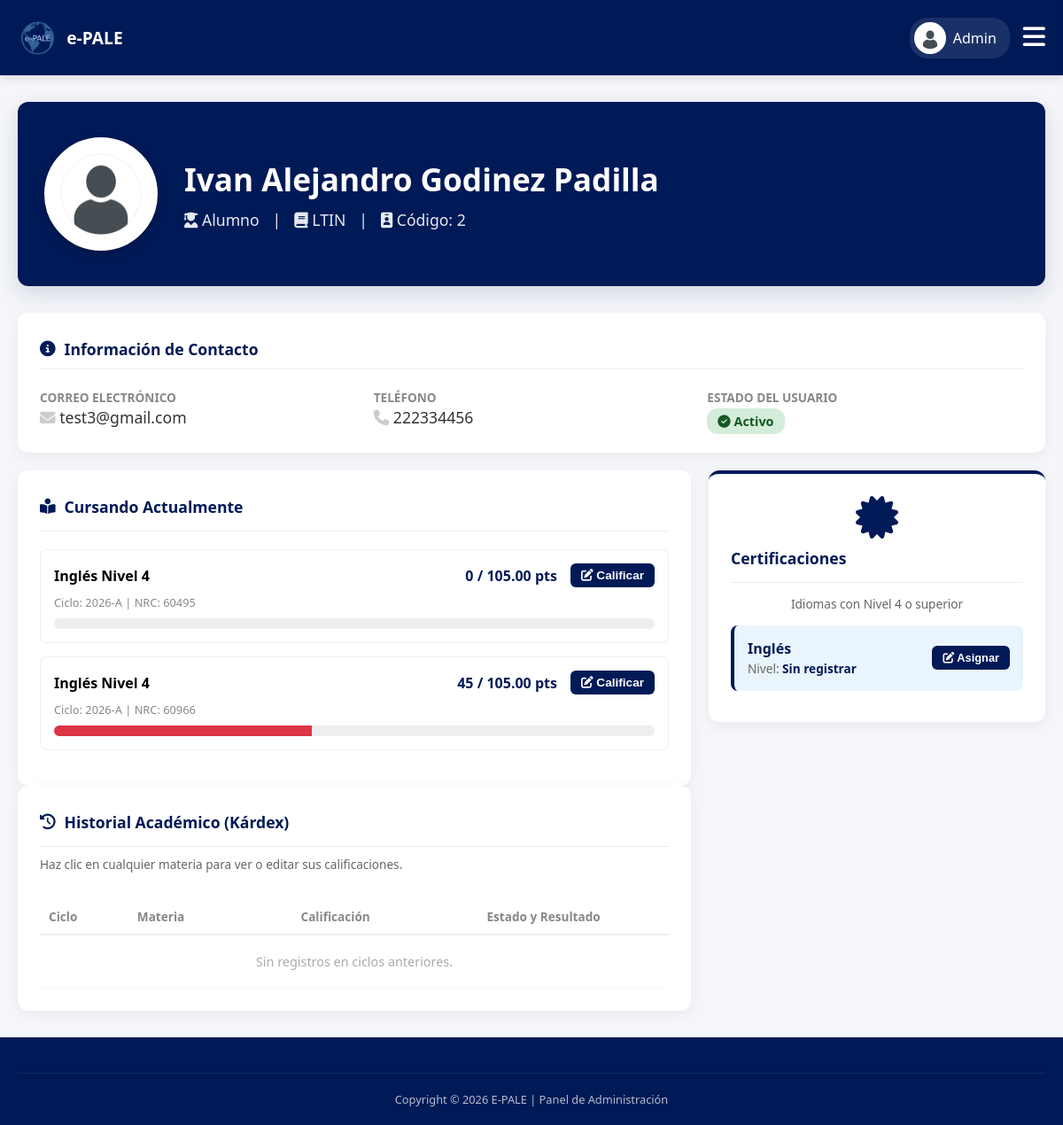
Page /admin/ver_expediente.php?id=7 (signed in) on the committed database.
### tables this page shows
CREATE TABLE IF NOT EXISTS `usuarios` (
  `usuario_id` int NOT NULL AUTO_INCREMENT,
  `codigo` varchar(20) DEFAULT NULL,
  `nombre` varchar(50) NOT NULL,
  `apellido_paterno` varchar(50) NOT NULL,
  `apellido_materno` varchar(50) DEFAULT NULL,
  `correo` varchar(100) NOT NULL,
  `password` varchar(255) DEFAULT NULL,
  `telefono` varchar(20) DEFAULT NULL,
  `rol` enum('ADMIN','PROFESOR','ALUMNO') NOT NULL,
  `estatus` enum('ACTIVO','INACTIVO') DEFAULT 'ACTIVO',
  `foto_perfil` varchar(255) DEFAULT NULL,
  `google_id` varchar(255) DEFAULT NULL,
  `fecha_creacion` timestamp NULL DEFAULT CURRENT_TIMESTAMP,
  PRIMARY KEY (`usuario_id`),
  UNIQUE KEY `correo` (`correo`),
  UNIQUE KEY `codigo` (`codigo`)
);

CREATE TABLE IF NOT EXISTS `alumnos` (
  `alumno_id` int NOT NULL AUTO_INCREMENT,
  `usuario_id` int NOT NULL,
  `carrera` varchar(50) DEFAULT NULL,
  PRIMARY KEY (`alumno_id`),
  KEY `usuario_id` (`usuario_id`)
);

CREATE TABLE IF NOT EXISTS `inscripciones` (
  `inscripcion_id` int NOT NULL AUTO_INCREMENT,
  `alumno_id` int NOT NULL,
  `nrc` int NOT NULL,
  `estatus` enum('INSCRITO','SOLICITUD_BAJA','BAJA','SOLICITUD_ALTA') DEFAULT 'INSCRITO',
  `calificacion_final` decimal(5,2) DEFAULT '0.00',
  PRIMARY KEY (`inscripcion_id`),
  KEY `alumno_id` (`alumno_id`),
  KEY `nrc` (`nrc`)
);

CREATE TABLE IF NOT EXISTS `materias` (
  `materia_id` int NOT NULL AUTO_INCREMENT,
  `clave` varchar(10) NOT NULL,
  `nombre` varchar(50) NOT NULL,
  `nivel` int NOT NULL,
  PRIMARY KEY (`materia_id`),
  UNIQUE KEY `clave` (`clave`)
);

CREATE TABLE IF NOT EXISTS `ciclos` (
  `ciclo_id` int NOT NULL AUTO_INCREMENT,
  `nombre` varchar(10) NOT NULL,
  `activo` tinyint(1) DEFAULT '1',
  PRIMARY KEY (`ciclo_id`)
);

CREATE TABLE IF NOT EXISTS `grupos` (
  `nrc` int NOT NULL,
  `materia_id` int NOT NULL,
  `profesor_id` int NOT NULL,
  `ciclo_id` int NOT NULL,
  `cupo` int DEFAULT '30',
  `edicion_total` tinyint(1) DEFAULT '0',
  `clave_grupo` varchar(50) DEFAULT NULL,
  `estado` varchar(20) DEFAULT 'ACTIVO',
  PRIMARY KEY (`nrc`),
  KEY `materia_id` (`materia_id`),
  KEY `profesor_id` (`profesor_id`),
  KEY `ciclo_id` (`ciclo_id`)
);

### admin/ver_expediente.php (the view, shortened to what the rows shown need)
<?php
require '../db.php';
$usuario_id = $_GET['id'];
try {
    $pdo->exec("CREATE TABLE IF NOT EXISTS certificaciones (
        certificacion_id INT AUTO_INCREMENT PRIMARY KEY,
        alumno_id INT,
        idioma VARCHAR(50),
        nivel_obtenido VARCHAR(50),
        fecha_registro TIMESTAMP DEFAULT CURRENT_TIMESTAMP
    )");
} catch(Exception $e) {}
$sql_perfil = "SELECT u.*, a.carrera, a.alumno_id
               FROM usuarios u
               LEFT JOIN alumnos a ON u.usuario_id = a.usuario_id
               WHERE u.usuario_id = ?";
$stmt_perfil = $pdo->prepare($sql_perfil);
$stmt_perfil->execute([$usuario_id]);
$perfil = $stmt_perfil->fetch(PDO::FETCH_ASSOC);
$nombre_completo = trim($perfil['nombre'] . ' ' . $perfil['apellido_paterno'] . ' ' . $perfil['apellido_materno']);
$es_alumno = ($perfil['rol'] === 'ALUMNO');
if ($es_alumno) {
    $alumno_id = $perfil['alumno_id'];
    $sql_materias = "SELECT i.*, m.nombre as materia, m.nivel, m.materia_id, c.nombre as ciclo, c.activo, g.estado as grupo_estado, g.nrc
                     FROM inscripciones i
                     JOIN grupos g ON i.nrc = g.nrc
                     JOIN materias m ON g.materia_id = m.materia_id
                     JOIN ciclos c ON g.ciclo_id = c.ciclo_id
                     WHERE i.alumno_id = ?
                     ORDER BY c.nombre DESC, m.nivel DESC";
    $stmt_mat = $pdo->prepare($sql_materias);
    $stmt_mat->execute([$alumno_id]);
    $todas_materias = $stmt_mat->fetchAll(PDO::FETCH_ASSOC);
    $materias_actuales = [];
    $historial = [];
    foreach ($todas_materias as $mat) {
        $stmt_cal = $pdo->prepare("SELECT SUM(puntaje) FROM calificaciones WHERE inscripcion_id = ?");
        $stmt_cal->execute([$mat['inscripcion_id']]);
        $mat['calificacion_final'] = $stmt_cal->fetchColumn() ?: 0;
        if ($mat['activo'] == 1 && $mat['grupo_estado'] == 'ACTIVO' && $mat['estatus'] == 'INSCRITO') {
            $materias_actuales[] = $mat;
        } else {
            $historial[] = $mat;
        }
    }
}
?>
<!DOCTYPE html>
<html lang="es">
<head>
    <link rel="stylesheet" href="../css/estudiante.css?v=<?php echo time(); ?>">
    <link rel="stylesheet" href="../css/admin.css?v=<?php echo time(); ?>">
    <link rel="stylesheet" href="https://cdnjs.cloudflare.com/ajax/libs/font-awesome/6.4.0/css/all.min.css">
</head>
<body>
    <?php include 'menu_admin.php'; ?>
    <main class="main-content">
        <div class="expediente-header">
            <div>
                <h1 style="margin: 0 0 10px 0; font-size: 2.2rem;"><?php echo htmlspecialchars($nombre_completo); ?></h1>
                <p style="margin: 0; font-size: 1.1rem; opacity: 0.9; display: flex; align-items: center; gap: 15px;">
                    <?php if($es_alumno): ?>
                        <span><i class="fas fa-user-graduate"></i> Alumno</span> |
                        <span><i class="fas fa-book"></i> <?php echo htmlspecialchars($perfil['carrera'] ?? 'Sin Carrera'); ?></span>
                    <?php else: ?>
                        <span><i class="fas fa-chalkboard-teacher"></i> Docente</span>
                    <?php endif; ?>
                    | <span><i class="fas fa-id-badge"></i> Código: <?php echo htmlspecialchars($perfil['codigo'] ?: 'N/A'); ?></span>
                </p>
            </div>
        </div>
        <div class="card" style="margin-bottom: 20px;">
            <div style="display: grid; grid-template-columns: repeat(auto-fit, minmax(250px, 1fr)); gap: 20px; margin-top: 15px;">
                <div>
                    <label style="color: #888; font-size: 0.85rem; text-transform: uppercase; font-weight: bold;">Correo Electrónico</label>
                    <div style="font-size: 1.1rem; color: #333;"><i class="fas fa-envelope" style="color:#ccc;"></i> <?php echo htmlspecialchars($perfil['correo']); ?></div>
                </div>
                <div>
                    <label style="color: #888; font-size: 0.85rem; text-transform: uppercase; font-weight: bold;">Teléfono</label>
                    <div style="font-size: 1.1rem; color: #333;"><i class="fas fa-phone" style="color:#ccc;"></i> <?php echo htmlspecialchars($perfil['telefono'] ?: 'No registrado'); ?></div>
                </div>
            </div>
        </div>
        <?php if($es_alumno): ?>
        <div style="display: grid; grid-template-columns: 2fr 1fr; gap: 20px;">
            <div>
                <div class="card" style="margin-top: 0;">
                    <?php if (count($materias_actuales) > 0): ?>
                        <?php foreach ($materias_actuales as $mat):
                            $stmt_max = $pdo->prepare("SELECT SUM(puntos_maximos) FROM criterios_evaluacion WHERE materia_id = ?");
                            $stmt_max->execute([$mat['materia_id']]);
                            $max_puntos = $stmt_max->fetchColumn() ?: 0;
                            $puntos_actuales = $mat['calificacion_final'];
                            $porcentaje = ($max_puntos > 0) ? ($puntos_actuales / $max_puntos) * 100 : 0;
                            $color_bar = ($porcentaje >= 60) ? 'var(--udg-light)' : '#dc3545';
                        ?>
                            <div style="border: 1px solid #eee; padding: 15px; border-radius: 8px; margin-bottom: 15px; transition: box-shadow 0.2s;">
                                <div style="display: flex; justify-content: space-between; align-items: center; margin-bottom: 5px;">
                                    <strong><?php echo htmlspecialchars($mat['materia'] . ' Nivel ' . $mat['nivel']); ?></strong>
                                    <div style="display: flex; align-items: center; gap: 15px;">
                                        <span style="font-weight: bold; color: var(--udg-blue);"><?php echo floatval($puntos_actuales); ?> / <?php echo $max_puntos; ?> pts</span>
                                        <button class="btn-save" onclick="abrirModalCalif(<?php echo $mat['inscripcion_id']; ?>)" style="padding: 6px 12px; font-size: 0.85rem;">
                                            <i class="fas fa-edit"></i> Calificar
                                        </button>
                                    </div>
                                </div>
                                <span style="font-size: 0.8rem; color: #888;">Ciclo: <?php echo htmlspecialchars($mat['ciclo']); ?> | NRC: <?php echo $mat['nrc']; ?></span>
                                <div style="width: 100%; background-color: #eee; border-radius: 10px; height: 12px; margin-top: 8px; overflow: hidden;">
                                    <div style="height: 100%; transition: width 0.4s; background-color: <?php echo $color_bar; ?>; width: <?php echo min($porcentaje, 100); ?>%;"></div>
                                </div>
                            </div>
                        <?php endforeach; ?>
                    <?php else: ?>
                        <p style="color: #888; text-align: center; padding: 20px 0;"><i class="fas fa-bed" style="font-size: 2rem; color: #ddd; display: block; margin-bottom: 10px;"></i>No está inscrito en ninguna materia activa.</p>
                    <?php endif; ?>
                </div>
                <div class="card">
                    <div style="overflow-x:auto;">
                        <table class="history-table" style="width: 100%; border-collapse: collapse;">
                            <thead>
                                <tr>
                                    <th style="padding: 10px; border-bottom: 2px solid #eee; text-align:left;">Ciclo</th>
                                    <th style="padding: 10px; border-bottom: 2px solid #eee; text-align:left;">Materia</th>
                                    <th style="padding: 10px; border-bottom: 2px solid #eee; text-align:center;">Calificación</th>
                                    <th style="padding: 10px; border-bottom: 2px solid #eee; text-align:center;">Estado y Resultado</th>
                                </tr>
                            </thead>
                        </table>
                    </div>
                </div>
            </div>
        </div>
        <?php endif;  ?>
    </main>
</body>
</html>

### admin/menu_admin.php (shortened to what the rows shown need)
<?php
$stmt_foto_menu = $pdo->prepare("SELECT foto_perfil, nombre FROM usuarios WHERE usuario_id = ?");
$stmt_foto_menu->execute([$_SESSION['user_id']]);
$admin_menu = $stmt_foto_menu->fetch(PDO::FETCH_ASSOC);
$foto_menu = "../img/avatar-default.png";
?>
<header class="main-header" style="display: flex; justify-content: space-between; align-items: center; padding: 10px 20px; height: 65px;">
    <div style="display: flex; align-items: center; gap: 15px;">
        <a href="perfil.php" style="text-decoration: none; color: white; display: flex; align-items: center; gap: 8px; background: rgba(255,255,255,0.1); padding: 5px 15px 5px 5px; border-radius: 20px;">
            <img src="<?php echo $foto_menu; ?>" style="width: 32px; height: 32px; border-radius: 50%; object-fit: cover; border: 2px solid white; background:white;">
            <span class="profile-name" style="font-weight: 500;"><?php echo strtok($admin_menu['nombre'], " "); ?></span>
        </a>
    </div>
</header>

### rows in the picture
usuarios: nombre "Admin"
alumnos: usuario.apellido_materno "Ivan Alejandro Godinez Padilla", carrera "LTIN", usuario.codigo "2", usuario.correo "test3@gmail.com", usuario.telefono "222334456"
inscripciones: materias.nombre+nivel "Inglés Nivel 4", calificacion_final "0", max_puntos "105.00", ciclos.nombre "2026-A", nrc.nrc "60495"
inscripciones: materias.nombre+nivel "Inglés Nivel 4", puntos_actuales "45", max_puntos "105.00", ciclos.nombre "2026-A", nrc.nrc "60966", min($porcentaje, 100) 42.857142857143 (drawn)

### other values in the picture
$idioma "Inglés"
$nivel_obt "Sin registrar"
